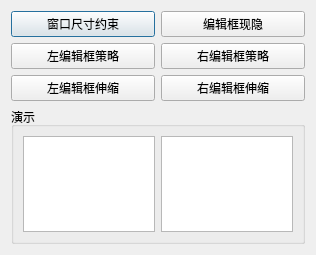
<ui version="4.0" >
 <class>LayoutDlg</class>
 <widget class="QDialog" name="LayoutDlg" >
  <property name="geometry" >
   <rect>
    <x>0</x>
    <y>0</y>
    <width>316</width>
    <height>255</height>
   </rect>
  </property>
  <property name="windowTitle" >
   <string>布局管理器应用</string>
  </property>
  <layout class="QGridLayout" >
   <item row="0" column="0" >
    <widget class="QPushButton" name="constraintPushBtn" >
     <property name="text" >
      <string>窗口尺寸约束</string>
     </property>
    </widget>
   </item>
   <item row="0" column="1" >
    <widget class="QPushButton" name="showPushBtn" >
     <property name="text" >
      <string>编辑框现隐</string>
     </property>
    </widget>
   </item>
   <item row="1" column="0" >
    <widget class="QPushButton" name="lpolicyPushBtn" >
     <property name="text" >
      <string>左编辑框策略</string>
     </property>
    </widget>
   </item>
   <item row="1" column="1" >
    <widget class="QPushButton" name="rpolicyPushBtn" >
     <property name="text" >
      <string>右编辑框策略</string>
     </property>
    </widget>
   </item>
   <item row="2" column="0" >
    <widget class="QPushButton" name="lstretchPushBtn" >
     <property name="text" >
      <string>左编辑框伸缩</string>
     </property>
    </widget>
   </item>
   <item row="2" column="1" >
    <widget class="QPushButton" name="rstretchPushBtn" >
     <property name="text" >
      <string>右编辑框伸缩</string>
     </property>
    </widget>
   </item>
   <item row="3" column="0" colspan="2" >
    <widget class="QGroupBox" name="groupBox" >
     <property name="title" >
      <string>演示</string>
     </property>
     <layout class="QHBoxLayout" >
      <item>
       <widget class="QTextEdit" name="lTextEdit" />
      </item>
      <item>
       <widget class="QTextEdit" name="rTextEdit" />
      </item>
     </layout>
    </widget>
   </item>
  </layout>
 </widget>
 <resources/>
 <connections/>
</ui>
